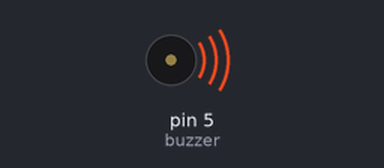
Simulated run of this sketch. Board: Arduino Uno, built with avr-gcc and run on an emulated ATmega328P. Shown: buzzer (waves = sounding).

Above: at 0.19 s.
At 19.49 s:
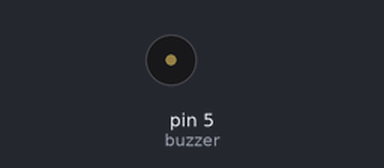
Timing chart, 0 to 20.2 s (numbered marks = the images above):
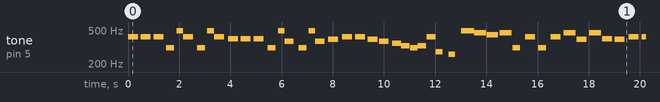

Measured:
- by itself, tone on pin 5 (buzzer): plays 415 Hz for 0.39 s, 415 Hz for 0.39 s, 415 Hz for 0.39 s, 311 Hz for 0.31 s, 493 Hz for 0.26 s, 415 Hz for 0.39 s … (277 notes in this stretch)

The sketch:

TALLER_6_PT2_DENIS.ino
```cpp
/* FUNDACION KINAL
   DENIS ESTUARO DE JESUS RAMIREZ PADILLA
   TALLER DE ELECTRONICA
   ALEJANDRO NAVAS
   TALLER 5
   EB5AM
   2020288
*/

// DEclaración de notas

const int buzzer = 5;
const int Do       = 261.626;
const int Do1_Reb  = 277.183;
const int Re       = 393.665;
const int Re1_MIb  = 311.127;
const int Mi       = 329.628;
const int Fa       = 349.228;
const int Fa1_Solb = 369.994;
const int Sol      = 391.995;
const int Sol1_Lab = 415.305;
const int La       = 440.000;
const int La1_Sib  = 466.164;
const int Si       = 493.883;


void setup() {
  pinMode(5, OUTPUT);
}

void loop() {
  digitalWrite(5, HIGH);

  tone(buzzer,Sol1_Lab,391.995);
  delay(500);
  tone(buzzer,Sol1_Lab,391.995);
  delay(500);
  tone(buzzer,Sol1_Lab,391.995);
  delay(500);

  tone(buzzer,Re1_MIb,311.127);
  delay(400);
  tone(buzzer,Si,493.883);
  delay(255);
  tone(buzzer,Sol1_Lab,391.995);
  delay(550);

  tone(buzzer,Re1_MIb,311.127);
  delay(400);
  tone(buzzer,Si,493.883);
  delay(255);
  tone(buzzer,Sol1_Lab,391.995);
  delay(550);

  tone(buzzer,Re,393.665);
  delay(500);
  tone(buzzer,Re,393.665);
  delay(500);
  tone(buzzer,Re,393.665);
  delay(550);

  tone(buzzer,Re1_MIb,311.127);
  delay(400);
  tone(buzzer,Si,493.883);
  delay(255);
  tone(buzzer,Fa1_Solb,369.994);
  delay(550);

  tone(buzzer,Re1_MIb,311.127);
  delay(400);
  tone(buzzer,Si,493.883);
  delay(255);
  tone(buzzer,Fa1_Solb,369.994);
  delay(500);

  tone(buzzer,Sol,391.995);
  delay(550);

  tone(buzzer,Sol1_Lab,391.995);
  delay(500);
  tone(buzzer,Sol1_Lab,391.995);
  delay(500);
  tone(buzzer,Sol,391.995);
  delay(450);

  tone(buzzer,Fa1_Solb,369.994);
  delay(500);
  tone(buzzer,Fa,349.228);
  delay(350);
  tone(buzzer,Mi,329.628);
  delay(350);
  tone(buzzer,Re1_MIb,311.127);
  delay(300);
  tone(buzzer,Mi,329.628);
  delay(350);

  tone(buzzer,Sol1_Lab,391.995);
  delay(350);
  tone(buzzer,Do1_Reb,277.183);
  delay(500);

  tone(buzzer,Do,261.626);
  delay(500);
  tone(buzzer,Si,493.883);
  delay(500);
  tone(buzzer,La1_Sib,466.164);
  delay(500);
  tone(buzzer, La,440.000);
  delay(500);
  tone(buzzer,La1_Sib,466.164);
  delay(500);

  tone(buzzer,Re1_MIb,311.127);
  delay(500);
  tone(buzzer,Sol1_Lab,391.995);
  delay(500);
  tone(buzzer,Re1_MIb,311.127);
  delay(500);
  tone(buzzer,Sol1_Lab,391.995);
  delay(500);

  tone(buzzer,La1_Sib,466.164);
  delay(500);
  tone(buzzer,Sol,391.995);
  delay(500);
  tone(buzzer,La1_Sib,466.164);
  delay(500);
  tone(buzzer,Re,393.665);
  delay(500);

  tone(buzzer,Sol,391.995);
  delay(550);

  tone(buzzer,Sol1_Lab,391.995);
  delay(500);
  tone(buzzer,Sol1_Lab,391.995);
  delay(500);
  tone(buzzer,Sol,391.995);
  delay(450);

  tone(buzzer,Fa1_Solb,369.994);
  delay(500);
  tone(buzzer,Fa,349.228);
  delay(350);
  tone(buzzer,Mi,329.628);
  delay(350);
  tone(buzzer,Re1_MIb,311.127);
  delay(300);
  tone(buzzer,Mi,329.628);
  delay(350);

  tone(buzzer,Sol1_Lab,391.995);
  delay(350);
  tone(buzzer,Do1_Reb,277.183);
  delay(500);

  tone(buzzer,Do,261.626);
  delay(500);
  tone(buzzer,Si,493.883);
  delay(500);
  tone(buzzer,La1_Sib,466.164);
  delay(500);
  tone(buzzer, La,440.000);
  delay(500);
  tone(buzzer,La1_Sib,466.164);
  delay(500);

  tone(buzzer,Re1_MIb,311.127);
  delay(500);
  tone(buzzer,Fa1_Solb,369.994);
  delay(500);


  tone(buzzer,Re1_MIb,311.127);
  delay(400);
  tone(buzzer,Si,493.883);
  delay(255);
  tone(buzzer,Sol1_Lab,391.995);
  delay(550);

  tone(buzzer,Re1_MIb,311.127);
  delay(400);
  tone(buzzer,Si,493.883);
  delay(255);
  tone(buzzer,Sol1_Lab,391.995);
  delay(550);

  noTone(buzzer);
  delay(1500);
  }
```
